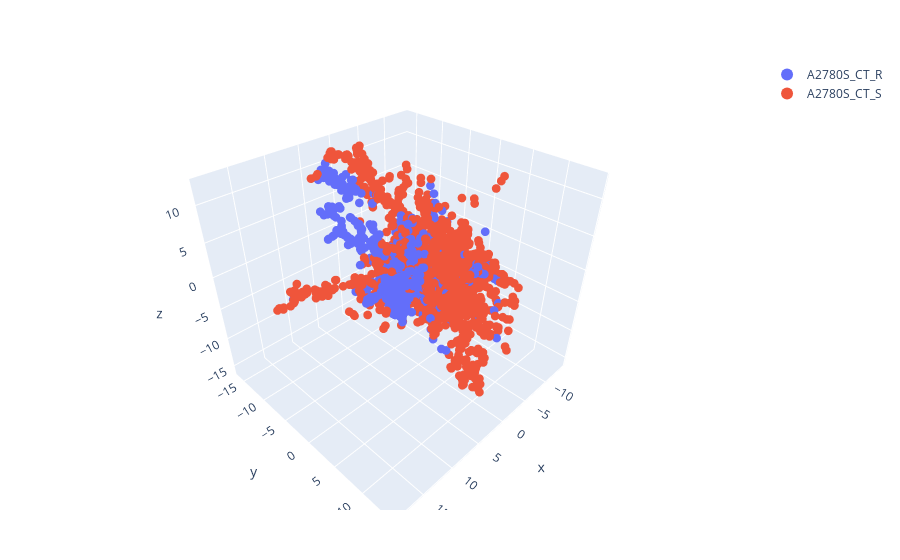

Here is the notebook cell this chart was saved with:
### Code cell
tsne_plot = plot_categorical_3d(T, "orig.ident")
# savefig(tsne_plot, "SingleCellProjection/tsne.html")

### Figure 1 — Plotly figure (JSON) as saved in the notebook; plotly's stock layout.template omitted (floating-point values rounded to 4 significant figures; data arrays with more than 128 entries replaced by an {"elided": "..."} marker saying what was removed)
{"data": [{"marker": {"size": 3}, "mode": "markers", "name": "A2780S_CT_R", "type": "scatter3d", "x": {"elided": "952 float values"}, "y": {"elided": "952 float values"}, "z": {"elided": "952 float values"}}, {"marker": {"size": 3}, "mode": "markers", "name": "A2780S_CT_S", "type": "scatter3d", "x": {"elided": "2497 float values"}, "y": {"elided": "2497 float values"}, "z": {"elided": "2497 float values"}}], "layout": {"legend": {"itemsizing": "constant"}, "margin": {"b": 50, "l": 50, "r": 50, "t": 60}}}
